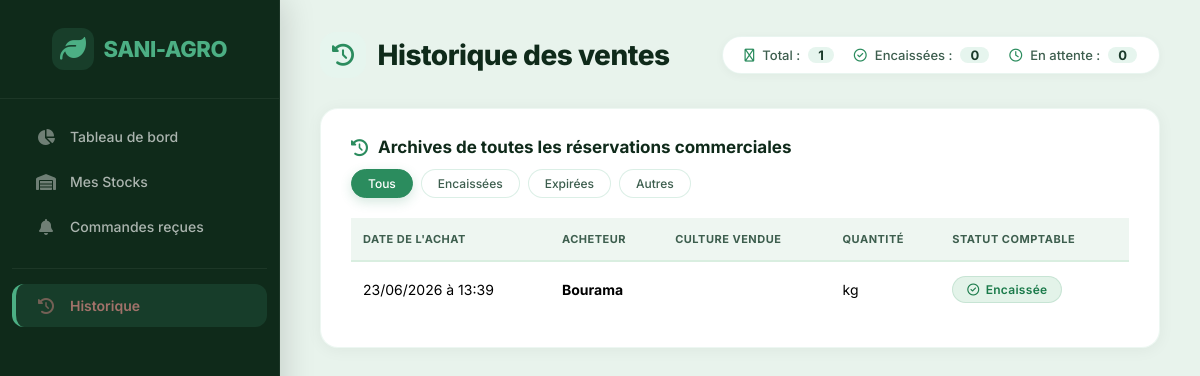
Page /dashboard/producteur/historique/ (signed in) on the committed database.
### gestion_agro/models.py (models this page shows, shortened)
class Reservation(models.Model):
    STATUTS = [
         ("EN_ATTENTE", "En attente"),
    ("VALIDEE", "Validée"),
    ("PAYEE", "Payée"),
    ("PROPOSITION_TRANSPORT", "Proposition transport"),
    ("CHARGEE", "Chargée"),
    ("EN_TRANSIT", "En transit"),
    ("LIVREE", "Livrée"),
    ("ANNULEE", "Annulée"),
    ]
    fluxproduit = models.ForeignKey(
        FluxProduit,
        on_delete=models.CASCADE,
        related_name="reservations"
    )
    commercant = models.ForeignKey(
        Commercant,
        on_delete=models.CASCADE,
        related_name="reservations"
    )
    transporteur = models.ForeignKey(
        Transporteur,
        on_delete=models.SET_NULL,
        null=True,
        blank=True,
        related_name="reservations"
    )
    quantite = models.PositiveIntegerField()
    statut_reservation = models.CharField(
        max_length=30,
        choices=STATUTS,
        default="EN_ATTENTE"
    )
    date_reservation = models.DateTimeField(auto_now_add=True)
    nom_chauffeur = models.CharField(
        max_length=150,
        blank=True,
        null=True
    )
    telephone_chauffeur = models.CharField(
        max_length=30,
        blank=True,
        null=True
    )
    type_vehicule = models.CharField(
        max_length=100,
        blank=True,
        null=True
    )
    prix_transport_propose = models.DecimalField(
        max_digits=12,
        decimal_places=2,
        default=0
    )

class Commercant(models.Model):
    profil = models.OneToOneField(Utilisateur, on_delete=models.CASCADE, related_name="commercant", primary_key=True)
    entreprise = models.CharField(max_length=150, blank=True, null=True)
    adresse_boutique = models.CharField(max_length=250, blank=True, null=True)

class Utilisateur(models.Model):
    user = models.OneToOneField(User, on_delete=models.CASCADE, related_name="utilisateur_profile")
    nom = models.CharField(max_length=100)
    email = models.EmailField()
    role = models.CharField(max_length=20, choices=[
        ("PRODUCTEUR", "Producteur"),
        ("COMMERCANT", "Commerçant"),
        ("TRANSPORTEUR", "Transporteur"),
        ("ADMIN", "Administrateur"),
    ])
    localisation = models.CharField(max_length=150, blank=True, default="Non précisée")
    telephone = models.CharField(max_length=30, blank=True, null=True)

### gestion_agro/views.py (the view)
# urls.py: path('dashboard/producteur/historique/', views.historique_ventes, name='historique_ventes'),
@login_required
def historique_ventes(request):
    try:
        utilisateur_profil = request.user.utilisateur_profile
        try:
            p = utilisateur_profil.profil_producteur
        except:
            p = Producteur.objects.get(profil=utilisateur_profil)
        cmds = Reservation.objects.filter(
            fluxproduit__produit__producteur=p
        ).filter(
            statut_reservation__in=["PAYEE", "LIVREE", "CHARGEE", "EN_TRANSIT"]
        ).select_related(
            'fluxproduit__produit',
            'commercant__profil'
        ).order_by('-date_reservation')
        total_ventes = sum(
            c.fluxproduit.quantite * c.fluxproduit.produit.prix_unitaire
            for c in cmds
        )
        context = {
            'mes_commandes': cmds,
            'total_ventes': total_ventes,
            'total_commandes': cmds.count(),
        }
        return render(request, 'historique_ventes.html', context)
    except Exception as e:
        messages.error(request, f"Erreur : {str(e)}")
        return redirect('dashboard_producteur')

### gestion_agro/context_processors.py (called while the page is built)
def notifications_non_lues(request):
    return {'suspense_count': 0}

### templates/historique_ventes.html (shortened to what this page needs)
<!DOCTYPE html>
<html lang="fr">
<head>
    <link rel="stylesheet" href="https://cdnjs.cloudflare.com/ajax/libs/font-awesome/6.5.0/css/all.min.css" />
</head>
<body>
    <div class="sidebar">
        <div class="sidebar-brand">
            <i class="fa-solid fa-leaf"></i>
            <span>SANI-AGRO</span>
        </div>
        <ul class="sidebar-menu">
            <li class="sidebar-item">
                <a href="{% url 'dashboard_producteur' %}">
                    <i class="fa-solid fa-chart-pie"></i>
                    <span>Tableau de bord</span>
                </a>
            </li>
            <li class="sidebar-item">
                <a href="{% url 'mes_stocks' %}">
                    <i class="fa-solid fa-warehouse"></i>
                    <span>Mes Stocks</span>
                </a>
            </li>
            <li class="sidebar-item">
                <a href="{% url 'commandes_recues' %}">
                    <i class="fa-solid fa-bell"></i>
                    <span>Commandes reçues</span>
                </a>
            </li>
            <li class="sidebar-item active">
                <a href="#">
                    <i class="fa-solid fa-clock-rotate-left"></i>
                    <span>Historique</span>
                </a>
            </li>
        </ul>
    </div>
    <div class="main-content">
        <div class="page-header">
            <h1>
                <i class="fa-solid fa-clock-rotate-left"></i>
                Historique des ventes
            </h1>
            <div class="stats-mini">
                <span>
                    <i class="fa-regular fa-receipt"></i>
                    Total : <span class="val">{{ mes_commandes|length }}</span>
                </span>
                <span>
                    <i class="fa-regular fa-circle-check"></i>
                    Encaissées : <span class="val">
                        {% with paid=0 %}
                            {{ paid }}
                        {% endwith %}
                    </span>
                </span>
                <span>
                    <i class="fa-regular fa-clock"></i>
                    En attente : <span class="val">
                        {% with pending=0 %}
                            {{ pending }}
                        {% endwith %}
                    </span>
                </span>
            </div>
        </div>
        <div class="card">
            <div class="card-header">
                <h3>
                    <i class="fa-solid fa-history"></i>
                    Archives de toutes les réservations commerciales
                </h3>
                <div class="filter-group">
                    <button class="filter-btn active" onclick="filtrerHistorique('tous', this)">Tous</button>
                    <button class="filter-btn" onclick="filtrerHistorique('PAYEE', this)">Encaissées</button>
                    <button class="filter-btn" onclick="filtrerHistorique('ANNULEE', this)">Expirées</button>
                    <button class="filter-btn" onclick="filtrerHistorique('autre', this)">Autres</button>
                </div>
            </div>
            <table id="historiqueTable">
                <thead>
                    <tr>
                        <th>Date de l'achat</th>
                        <th>Acheteur</th>
                        <th>Culture vendue</th>
                        <th>Quantité</th>
                        <th>Statut comptable</th>
                    </tr>
                </thead>
                <tbody>
                    {% for c in mes_commandes %}
                    <tr class="historique-row" data-status="{{ c.statut_reservation.upper }}">
                        <td>{{ c.date_reservation|date:"d/m/Y à H:i" }}</td>
                        <td><strong>{{ c.commercant.profil.nom|capfirst }}</strong></td>
                        <td><b>{{ c.flux_produit.produit.nom_produit }}</b></td>
                        <td>{{ c.flux_produit.quantite }} kg</td>
                        <td>
                            {% if c.statut_reservation.upper == 'PAYEE' %}
                                <span class="badge-status paid">
                                    <i class="fa-regular fa-circle-check"></i> Encaissée
                                </span>
                            {% elif c.statut_reservation.upper == 'ANNULEE' %}
                                <span class="badge-status cancelled">
                                    <i class="fa-regular fa-circle-xmark"></i> Expirée (4h)
                                </span>
                            {% elif c.statut_reservation.upper == 'VALIDEE' %}
                                <span class="badge-status shipped">
                                    <i class="fa-regular fa-truck"></i> Validée
                                </span>
                            {% else %}
                                <span class="badge-status pending">
                                    <i class="fa-regular fa-clock"></i> {{ c.statut_reservation }}
                                </span>
                            {% endif %}
                        </td>
                    </tr>
                    {% endfor %}
                </tbody>
            </table>
        </div>
    </div>
</body>
</html>

### templates/historique_ventes.html (style rules this page uses)
* { margin: 0; padding: 0; box-sizing: border-box; }
body { font-family: 'Inter', 'Segoe UI', sans-serif; background: #e8f3ec; margin: 0; padding: 0; display: flex; min-height: 100vh; }
.sidebar { width: 280px; background: #0f2a1a; color: #e8f3ec; height: 100vh; position: fixed; top: 0; left: 0; padding-top: 28px; box-shadow: 4px 0 30px rgba(0, 0, 0, 0.15); z-index: 1000; border-right: 1px solid rgba(255, 255, 255, 0.05); }
.sidebar-brand { font-size: 22px; font-weight: 800; text-align: center; padding-bottom: 28px; border-bottom: 1px solid rgba(255, 255, 255, 0.06); color: #4caf84; letter-spacing: -0.5px; display: flex; align-items: center; justify-content: center; gap: 10px; }
.sidebar-brand i { color: #4caf84; font-size: 26px; background: rgba(76, 175, 132, 0.15); padding: 8px; border-radius: 12px; }
.sidebar-menu { list-style: none; padding: 16px 12px; margin: 0; }
.sidebar-item { margin-bottom: 2px; }
.sidebar-item a { display: flex; align-items: center; gap: 14px; padding: 13px 20px; color: rgba(255, 255, 255, 0.65); text-decoration: none; font-weight: 500; font-size: 14px; transition: all 0.25s ease; border-radius: 12px; border-left: 4px solid transparent; }
.sidebar-item a i { width: 20px; text-align: center; font-size: 16px; color: rgba(255, 255, 255, 0.4); transition: all 0.25s ease; }
.sidebar-item.active a { background: rgba(76, 175, 132, 0.15); color: #ffffff; border-left-color: #4caf84; font-weight: 600; }
.sidebar-item.active a i { color: #4caf84; }
.sidebar-item:last-child { margin-top: 20px; border-top: 1px solid rgba(255, 255, 255, 0.06); padding-top: 15px; }
.sidebar-item:last-child a { color: rgba(255, 150, 150, 0.6); }
.sidebar-item:last-child a i { color: rgba(255, 150, 150, 0.4); }
.main-content { margin-left: 280px; padding: 32px 40px 60px; width: calc(100% - 280px); box-sizing: border-box; background: #e8f3ec; min-height: 100vh; }
.page-header { display: flex; justify-content: space-between; align-items: center; margin-bottom: 30px; flex-wrap: wrap; gap: 15px; }
.page-header h1 { font-size: 28px; font-weight: 800; color: #0f2a1a; letter-spacing: -0.5px; display: flex; align-items: center; gap: 12px; }
.page-header h1 i { color: #2b8c5e; background: #e6f5ee; padding: 12px; border-radius: 16px; font-size: 22px; }
.page-header .stats-mini { display: flex; gap: 20px; background: #ffffff; padding: 10px 22px; border-radius: 60px; border: 1px solid rgba(76, 175, 132, 0.12); box-shadow: 0 2px 10px rgba(0, 40, 20, 0.04); }
.page-header .stats-mini span { font-size: 13px; font-weight: 500; color: #3d5e4e; display: flex; align-items: center; gap: 8px; }
.page-header .stats-mini span i { color: #2b8c5e; }
.page-header .stats-mini .val { font-weight: 700; color: #1a3a2a; background: #e6f5ee; padding: 0 10px; border-radius: 20px; }
.card { background: #ffffff; padding: 28px 30px 30px; border-radius: 18px; box-shadow: 0 2px 16px rgba(15, 42, 26, 0.05); border: 1px solid rgba(76, 175, 132, 0.10); animation: fadeUp 0.5s ease forwards; opacity: 0; }
.card-header { display: flex; justify-content: space-between; align-items: center; margin-bottom: 20px; flex-wrap: wrap; gap: 12px; }
.card-header h3 { margin: 0; font-size: 17px; font-weight: 700; color: #0f2a1a; display: flex; align-items: center; gap: 10px; }
.card-header h3 i { color: #2b8c5e; }
.card-header .filter-group { display: flex; gap: 8px; flex-wrap: wrap; }
.filter-btn { padding: 6px 16px; border-radius: 40px; border: 1px solid rgba(76, 175, 132, 0.2); background: white; font-size: 12px; font-weight: 500; color: #3d5e4e; cursor: pointer; transition: all 0.25s ease; font-family: 'Inter', sans-serif; }
.filter-btn.active { background: #2b8c5e; color: white; border-color: #2b8c5e; box-shadow: 0 4px 12px rgba(43, 140, 94, 0.2); }
table { width: 100%; border-collapse: collapse; text-align: left; font-size: 14px; }
th { padding: 14px 12px; color: #3d5e4e; background: #eef6f1; font-size: 11px; font-weight: 700; text-transform: uppercase; letter-spacing: 0.5px; border-bottom: 2px solid #d9eee0; }
td { padding: 14px 12px; border-bottom: 1px solid #eaf3ed; font-size: 14px; vertical-align: middle; }
tr:last-child td { border-bottom: none; }
.badge-status { display: inline-flex; align-items: center; gap: 6px; padding: 5px 14px; border-radius: 40px; font-size: 12px; font-weight: 600; letter-spacing: 0.3px; }
.badge-status.paid { background: #e3f3e9; color: #1a7a4a; border: 1px solid rgba(43, 140, 94, 0.15); }
.badge-status i { font-size: 12px; }

### rows in the picture
Reservation: date_reservation "23/06/2026 à 13:39", commercant.profil.nom "Bourama", statut_reservation "PAYEE" (drawn)

### other values in the picture
{{ mes_commandes|length }} "1"
{{ paid }} "0"
{{ pending }} "0"
